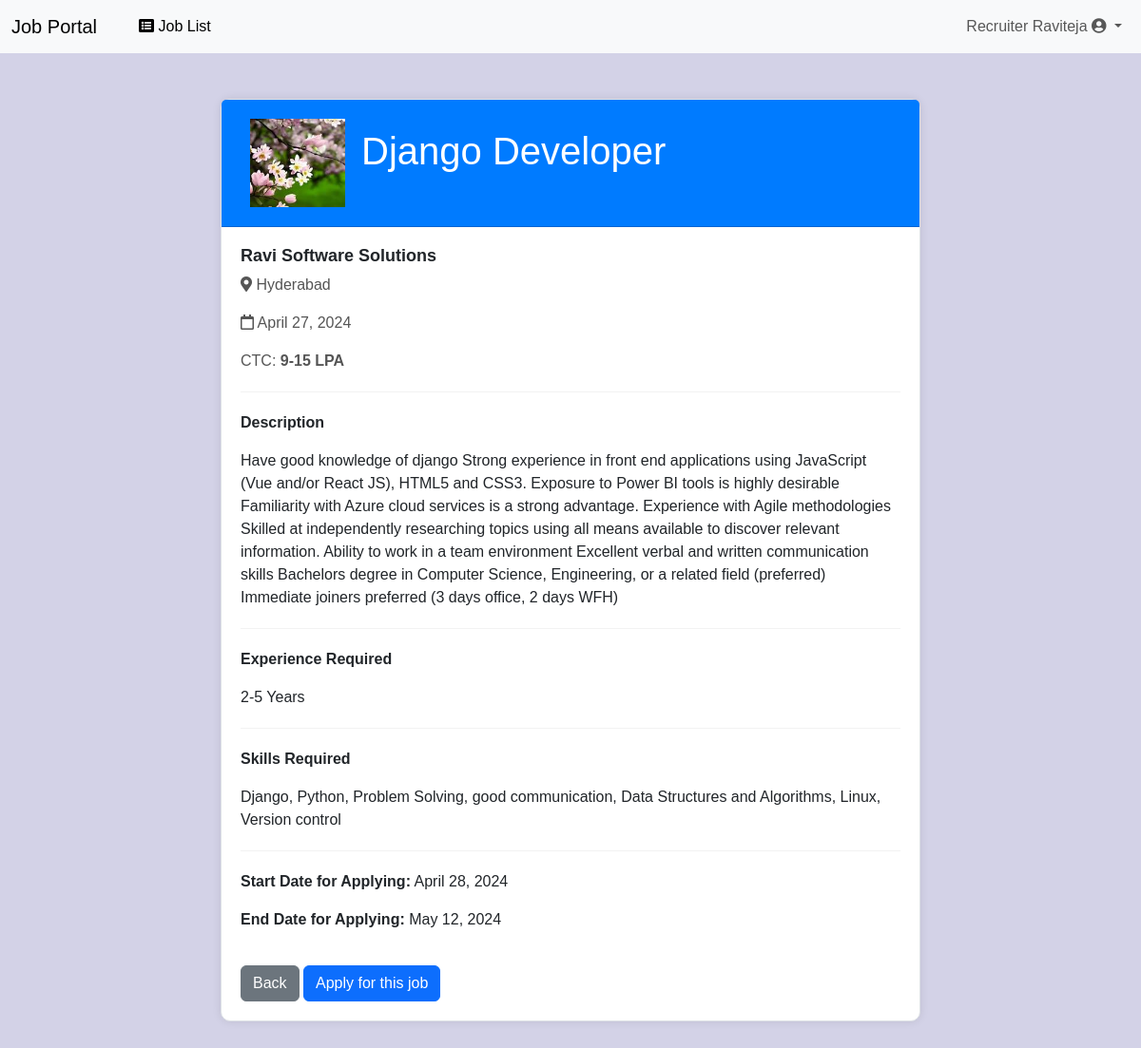
The app's page /job_detail/2 (signed in) with its own data.
### job/models.py (models this page shows, shortened)
class Job(models.Model):
    recruiter = models.ForeignKey(Recruiter, on_delete=models.CASCADE)
    start_date = models.DateField()
    end_date = models.DateField()
    title = models.CharField(max_length=100)
    salary = models.CharField(max_length=20)
    image=models.ImageField(blank=True, null=True)
    description = models.TextField()
    experience = models.CharField(max_length=50)
    location = models.CharField(max_length=100)
    skills = models.CharField(max_length=100)
    eligibility_criteria = models.CharField(max_length=300, default="No specific eligibility criteria provided")
    job_type = models.CharField(max_length=100, default="Full-time")
    process = models.CharField(max_length=300, default="Standard application process")
    role_responsibilities = models.CharField(max_length=500, default="Software developer, Designing, coding, testing, and debugging software applications")
    mode_of_work = models.CharField(max_length=10,default="on-site")
    creation_date = models.DateField()

class Recruiter(models.Model):
    user = models.ForeignKey(User, on_delete=models.CASCADE)
    mobile = models.CharField(max_length=15, blank=True, null=True)
    image = models.ImageField(blank=True,null=True)
    gender = models.CharField(max_length=10, choices=GENDER_CHOICES, blank=True, null=True)
    type = models.CharField(max_length=10, blank=True, null=True)
    company=models.CharField(max_length=50,null=True)
    about_company=models.CharField(max_length=100,default=about_company_default)
    status = models.CharField(max_length=20,null=True)

### job/views.py (the view)
# urls.py: path('job_detail/<int:pid>', job_detail, name='job_detail'),
def job_detail(request,pid):
    job=Job.objects.get(id=pid)
    d={'job':job}
    return render(request,'job_detail.html',d)

### job/context_processors.py (called while the page is built)
def common_context(request):
    user_type = None
    latest_jobs = Job.objects.order_by('-start_date')[:9]
    if request.user.is_authenticated:
        if request.user.is_staff:
            user_type = 'admin'
        else:
            try:
                student_user = StudentUser.objects.get(user=request.user)
                user_type = student_user.type
            except StudentUser.DoesNotExist:
                try:
                    recruiter = Recruiter.objects.get(user=request.user)
                    user_type = recruiter.type
                except Recruiter.DoesNotExist:
                    user_type = "None"
    return {
        'user_type': user_type,
        'latest_jobs': latest_jobs
    }

### job/templates/job_detail.html (shortened to what this page needs)
{% extends "user_navigation.html" %}
{% block content %}
<div class="container mt-5">
    <div class="row">
        <div class="col-md-8 offset-md-2">
            <div class="card job-card">
                <div class="card-header job-card-header">
                    <div class="row">
                    <div class="col-sm-1">
                        <img src="{{ job.image.url }}" alt="Logo" class="job-logo">
                    </div>
                    <div class="col-sm-8">
                        <h2 class="job-title">{{ job.title }}</h2>
                    </div>
                </div>
                </div>
                <div class="card-body job-details">
                    <h4 class="company-name">{{ job.recruiter.company }}</h4>
                    <p class="job-info"><i class="fas fa-map-marker-alt"></i> {{ job.location }}</p>
                    <p class="job-info"><i class="far fa-calendar"></i> {{ job.creation_date }}</p>
                    <p class="job-info">CTC: <strong>{{ job.salary }}</strong></p>
                    <hr>
                    <p><b>Description</b></p>
                    <p>{{ job.description }}</p>
                    <hr>
                    <p><b>Experience Required</b></p>
                    <p>{{ job.experience }} Years</p>
                    <hr>
                    <p><b>Skills Required</b></p>
                    <p>{{ job.skills }}</p>
                    <hr>
                    <p><strong>Start Date for Applying:</strong> {{ job.start_date }}</p>
                    <p><strong>End Date for Applying:</strong> {{ job.end_date }}</p>
                    <a href= "{%  url 'user_latest_jobs' %} " class="btn btn-secondary apply-button">Back</a>
                    <a href= "{%  url 'apply_for_job' job.id %} " class="btn btn-primary apply-button">Apply for this job</a>
                </div>
            </div>
        </div>
    </div>
</div>
{% endblock %}

### job/templates/user_navigation.html (shortened to what this page needs)
<!DOCTYPE html>
<html lang="en">
<head>
    {% load static %}
    <link rel="stylesheet" href="https://cdnjs.cloudflare.com/ajax/libs/font-awesome/5.15.4/css/all.min.css">
    <link href="https://cdn.jsdelivr.net/npm/bootstrap@5.3.3/dist/css/bootstrap.min.css" rel="stylesheet">
</head>
<body>
    <nav class="navbar navbar-expand-lg bg-body-tertiary sticky-top " data-bs-theme="light">
            <div class="container-fluid">
                <a class="navbar-brand" href="{% url "index" %}">Job Portal</a>
                <div class="collapse navbar-collapse" id="navbarScroll">
                    <ul class="navbar-nav me-auto my-2 my-lg-0 navbar-nav-scroll" style="--bs-scroll-height: 100px;">
                        <li class="nav-item">
                            <a class="nav-link active" href="{% url "user_latest_jobs" %}">
                                <i class="fas fa-list-alt"></i> Job List
                            </a>
                        </li>
                    </ul>
                    <ul class="navbar-nav ml-auto">
                        <li class="nav-item dropdown">
                            <a class="nav-link dropdown-toggle" href="#" id="navbarDropdown" role="button" data-bs-toggle="dropdown" aria-expanded="false">
                                {{request.user.first_name.title}} {{request.user.last_name.title}} <i class="fas fa-user-circle"> </i>
                            </a>
                        </li>
                    </ul>
                </div>
            </div>
        </nav>
      {% block content %}
      {% endblock  %}
</body>
</html>

### job/templates/user_navigation.html (style rules this page uses)
body { font-family: Arial, sans-serif; background-color:#d3d2e7; }

### job/templates/job_detail.html (style rules this page uses)
.job-card { border: 1px solid #dee2e6; border-radius: 10px; box-shadow: 0 0 10px rgba(0, 0, 0, 0.1); margin-bottom: 30px; }
.job-card-header { background-color: #007bff; color: #fff; padding: 10px 20px; border-top-left-radius: 10px; border-top-right-radius: 10px; }
.job-title { font-size: 40px; margin-bottom: 0; text-align: center; padding: 20px 5px; }
.company-name { font-size: 18px; font-weight: bold; }
.job-info { font-size: 16px; color: #555; }
.job-details { padding: 20px; }
.job-details hr { margin-top: 20px; margin-bottom: 20px; border-color: #ccc; }
.apply-button { margin-top: 20px; }
.job-logo { margin: 10px 10px; width: 100px; height: auto; }

### records on screen
Job: image (picture), title "Django Developer", recruiter.company "Ravi Software Solutions", location "Hyderabad", creation_date "April 27, 2024", salary "9-15 LPA", description "Have good knowledge of django Strong experience in front end applications using JavaScript (Vue and/or React JS), HTML5 and CSS3. Exposure to Power BI tools is highly desirable Familiarity with Azure cloud services is a strong advantage. Experience with Agile methodologies Skilled at independently researching topics using all means available to discover relevant information. Ability to work in a team environment Excellent verbal and written communication skills Bachelors degree in Computer Science, Engineering, or a related field (preferred) Immediate joiners preferred (3 days office, 2 days WFH)", experience "2-5", skills "Django, Python, Problem Solving, good communication, Data Structures and Algorithms, Linux, Version control", start_date "April 28, 2024", end_date "May 12, 2024"

### other values on screen
{{ request.user.first_name.title }} "Recruiter"
{{ request.user.last_name.title }} "Raviteja"
